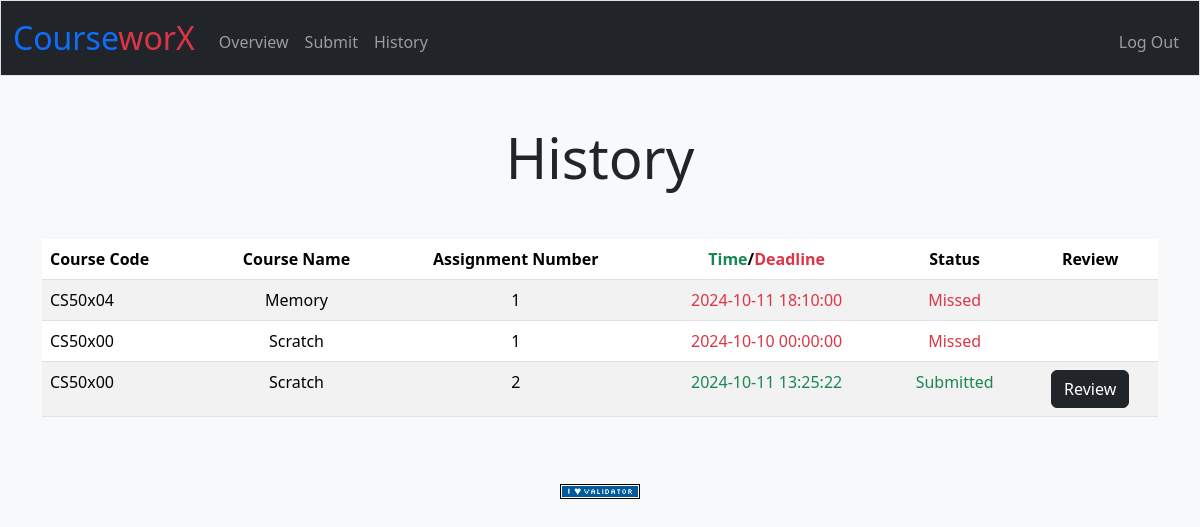
Page /history (signed in) on the committed database.
### tables this page shows
CREATE TABLE assignments (
assignment_type TEXT NOT NULL,
lecturer_id INTEGER NOT NULL,
course_code TEXT NOT NULL,
assignment_number INTEGER NOT NULL,
deadline DATETIME NOT NULL,
FOREIGN KEY (course_code) REFERENCES courses(course_code),
FOREIGN KEY (lecturer_id) REFERENCES lecturers(lecturer_id)
);

CREATE TABLE 'courses' ('course_code' TEXT PRIMARY KEY NOT NULL, 'course_name' TEXT NOT NULL);

CREATE TABLE 'submissions' (
submission_type TEXT NOT NULL,
student_id INTEGER NOT NULL,
course_code TEXT NOT NULL,
assignment_number INTEGER NOT NULL,
time DATETIME NOT NULL,
pdf BLOB NOT NULL,
FOREIGN KEY (course_code) REFERENCES courses(course_code),
FOREIGN KEY (student_id) REFERENCES students(student_id)
);

### app.py (the view, shortened to what this page needs)
@app.route("/history")
@login_required
def history():
    current_datetime = datetime.now()
    if "student_id" in session:
        student_id = session["student_id"]
        past_assignments = db.execute("SELECT a.course_code, a.assignment_number, a.deadline, c.course_name, s.time AS time FROM assignments AS a JOIN courses AS c ON a.course_code = c.course_code LEFT JOIN     submissions AS s ON a.course_code = s.course_code AND a.assignment_number = s.assignment_number AND s.student_id = ? WHERE (s.time <= ? OR a.deadline <= ?) ORDER BY COALESCE(s.time, ?) DESC, a.deadline DESC", student_id, current_datetime, current_datetime, '9999-12-31')
        for assignment in past_assignments:
            if assignment["time"] is None:
                assignment["status"] = "Missed"
            else:
                assignment["status"] = "Submitted"
    print(past_assignments)
    return render_template("history.html", past_assignments=past_assignments)

### app.py (called while the page is built)
@app.after_request
def after_request(response):
    response.headers["Cache-Control"] = "no-cache, no-store, must-revalidate"
    response.headers["Expires"] = 0
    response.headers["Pragma"] = "no-cache"
    return response

### helpers.py (called while the page is built)
def login_required(f):
    @wraps(f)
    def decorated_function(*args, **kwargs):
        if session.get("student_id") is None and session.get("lecturer_id") is None:
            return redirect("/login")
        return f(*args, **kwargs)
    return decorated_function

### templates/history.html (shortened to what this page needs)
{% extends "layout.html" %}
{% block main %}
    <h1 class="display-4 mb-5">History</h1>
    <table class="table table-striped">
        <thead class="thead-light">
            <tr>
                <th class="text-start">Course Code</th>
                <th class="text-center">Course Name</th>
                <th class="text-center">Assignment Number</th>
                {% if session["student_id"] %}
                    <th class="text-center"><span class="text-success">Time</span>/<span class="text-danger">Deadline</span></th>
                    <th class="text-center">Status</th>
                    <th class="text-center">Review</th>
                {% endif %}
            </tr>
        </thead>
        <tbody>
            {% for assignment in past_assignments%}
                <tr>
                    <td class="text-start">{{ assignment.course_code }}</td>
                    <td class="text-center">{{ assignment.course_name }}</td>
                    <td class="text-center">{{ assignment.assignment_number}}</td>
                    {% if session["student_id"] %}
                        {% if assignment.status == "Submitted" %}
                            <td class="text-center text-success">{{ assignment.time }}</td>
                            <td class="text-center text-success">{{ assignment.status }}</td>
                            <td class="text-center">
                                <form class="index-submit form-inline" action="/review" method="post">
                                    <button class="btn btn-dark" type="submit">Review</button>
                                </form>
                            </td>
                        {% endif %}
                        {% if assignment.status == "Missed" %}
                            <td class="text-center text-danger">{{ assignment.deadline }}</td>
                            <td class="text-center text-danger">{{ assignment.status }}</td>
                            <td></td>
                        {% endif %}
                    {% endif %}
                </tr>
            {% endfor%}
        </tbody>
    </table>
{% endblock %}

### rows in the picture
assignments: course_code "CS50x04", course_name "Memory", assignment_number "1", deadline "2024-10-11 18:10:00", status "Missed"
assignments: course_code "CS50x00", course_name "Scratch", assignment_number "1", deadline "2024-10-10 00:00:00", status "Missed"
assignments: course_code "CS50x00", course_name "Scratch", assignment_number "2", time "2024-10-11 13:25:22", status "Submitted"
